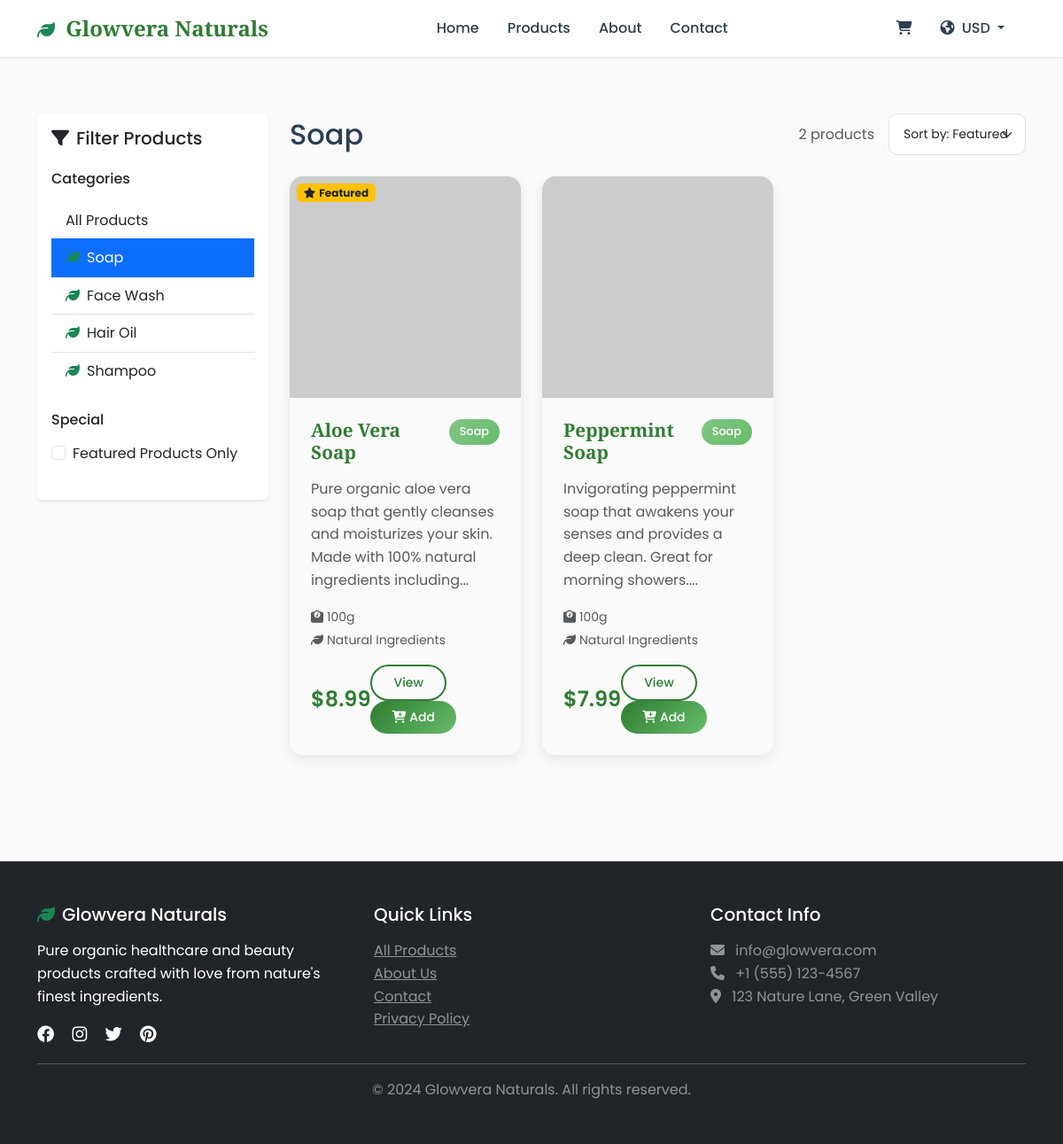
Before: /products?category=Soap with the older database file.
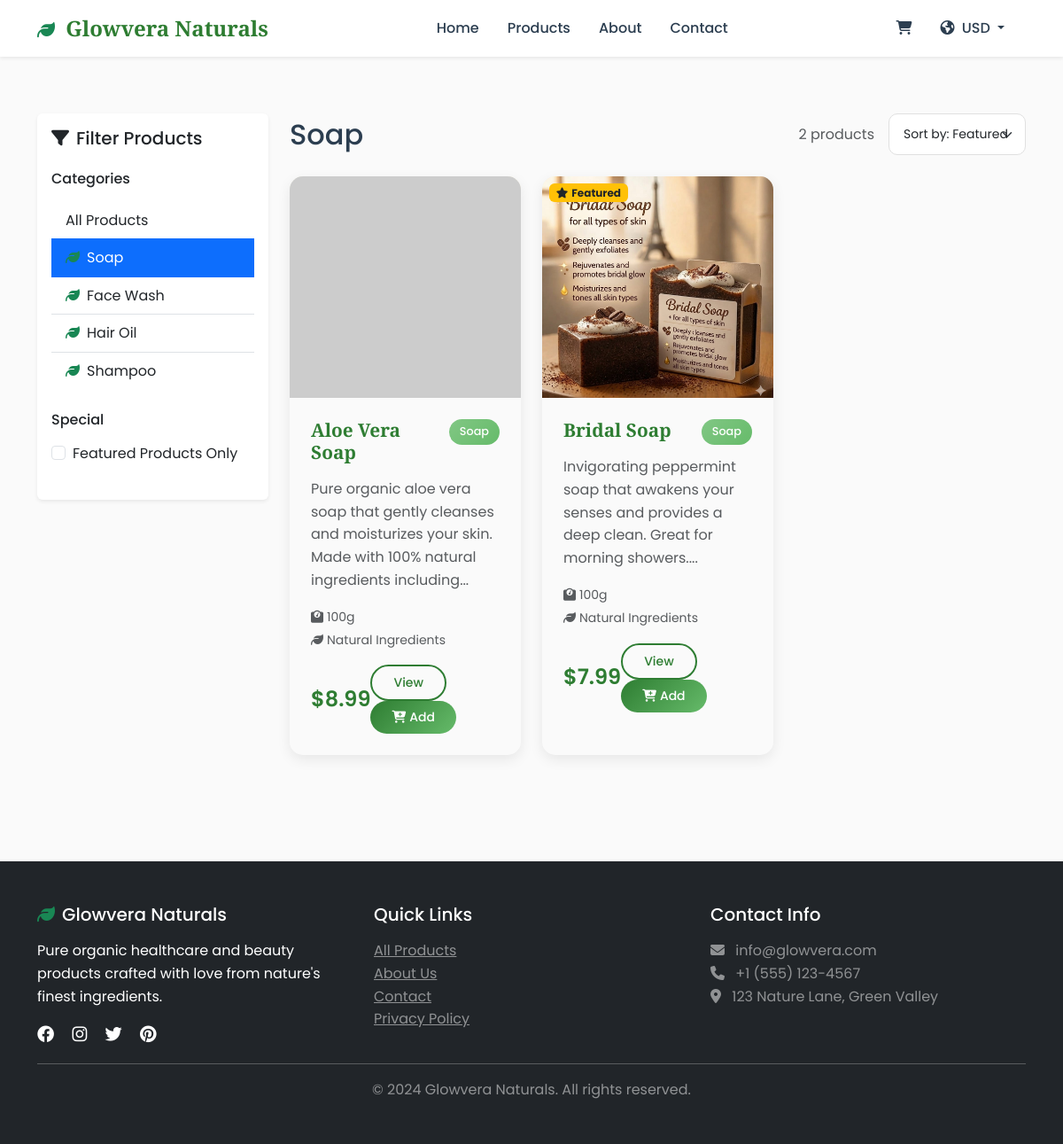
After: the same page with the newer database file.
### app.py (models this page shows)
class Product(db.Model):
    id = db.Column(db.Integer, primary_key=True)
    name = db.Column(db.String(100), nullable=False)
    description = db.Column(db.Text, nullable=False)
    price = db.Column(db.Float, nullable=False)
    image_url = db.Column(db.String(200))
    category = db.Column(db.String(50), nullable=False)
    stock_quantity = db.Column(db.Integer, default=0)
    ingredients = db.Column(db.Text)
    weight_grams = db.Column(db.Integer)
    is_featured = db.Column(db.Boolean, default=False)
    created_at = db.Column(db.DateTime, default=datetime.utcnow)

### app.py (the view)
@app.route('/products')
def products():
    category = request.args.get('category')
    if category:
        products = Product.query.filter_by(category=category).all()
    else:
        products = Product.query.all()
    categories = db.session.query(Product.category).distinct().all()
    categories = [cat[0] for cat in categories]
    return render_template('products.html', products=products, categories=categories, selected_category=category)

### app.py (called while the page is built)
@app.context_processor
def utility_processor():
    def format_price(price):
        if not price:
            price = 0
        currency_code = session.get('currency', 'USD')
        if currency_code not in CURRENCIES:
            currency_code = 'USD'
        rate = CURRENCIES[currency_code]['rate']
        symbol = CURRENCIES[currency_code]['symbol']
        converted_price = float(price) * rate
        if currency_code == 'PKR':
            return f"{symbol} {int(converted_price):,}"
        return f"{symbol}{converted_price:,.2f}"
    return dict(format_price=format_price, currencies=CURRENCIES, current_currency=session.get('currency', 'USD'))

### templates/products.html (shortened to what this page needs)
{% extends "base.html" %}
{% block content %}
<div class="container py-5">
    <div class="row">
        <div class="col-lg-3 mb-4">
            <div class="card border-0 shadow-sm">
                <div class="card-body">
                    <h5 class="card-title mb-4">
                        <i class="fas fa-filter me-2"></i>Filter Products
                    </h5>
                    <div class="mb-4">
                        <h6 class="mb-3">Categories</h6>
                        <div class="list-group list-group-flush">
                            <a href="{{ url_for('products') }}"
                               class="list-group-item list-group-item-action {% if not selected_category %}active{% endif %}">
                                All Products
                            </a>
                            {% for category in categories %}
                            <a href="{{ url_for('products', category=category) }}"
                               class="list-group-item list-group-item-action {% if selected_category == category %}active{% endif %}">
                                <i class="fas fa-leaf me-2 text-success"></i>{{ category }}
                            </a>
                            {% endfor %}
                        </div>
                    </div>
                    <div class="mb-4">
                        <h6 class="mb-3">Special</h6>
                        <div class="form-check">
                            <input class="form-check-input" type="checkbox" id="featured">
                            <label class="form-check-label" for="featured">
                                Featured Products Only
                            </label>
                        </div>
                    </div>
                </div>
            </div>
        </div>
        <div class="col-lg-9">
            <div class="d-flex justify-content-between align-items-center mb-4">
                <h2 class="mb-0">
                    {% if selected_category %}
                        {{ selected_category }}
                    {% else %}
                        All Products
                    {% endif %}
                </h2>
                <div class="d-flex align-items-center gap-3">
                    <span class="text-muted">{{ products|length }} products</span>
                    <select class="form-select form-select-sm" style="width: auto;">
                        <option>Sort by: Featured</option>
                    </select>
                </div>
            </div>
            {% if products %}
            <div class="row">
                {% for product in products %}
                <div class="col-lg-4 col-md-6 mb-4">
                    <div class="product-card h-100">
                        <div class="position-relative">
                            <img src="{{ product.image_url }}"
                                 alt="{{ product.name }}"
                                 class="product-image w-100"
                                 onerror="this.src='https://via.placeholder.com/300x300/E8F5E8/2E7D32?text=Image+Not+Available'">
                            {% if product.is_featured %}
                            <span class="position-absolute top-0 start-0 m-2 badge bg-warning text-dark">
                                <i class="fas fa-star me-1"></i>Featured
                            </span>
                            {% endif %}
                        </div>
                        <div class="card-body p-4">
                            <div class="d-flex justify-content-between align-items-start mb-2">
                                <h5 class="product-title">{{ product.name }}</h5>
                                <span class="category-badge">{{ product.category }}</span>
                            </div>
                            <p class="text-muted mb-3">{{ product.description[:120] }}...</p>
                            <div class="mb-3">
                                <small class="text-muted">
                                    <i class="fas fa-weight me-1"></i>{{ product.weight_grams }}g
                                    {% if product.ingredients %}
                                    <br><i class="fas fa-leaf me-1"></i>Natural Ingredients
                                    {% endif %}
                                </small>
                            </div>
                            <div class="d-flex justify-content-between align-items-center">
                                <div>
                                    <span class="product-price">{{ format_price(product.price) }}</span>
                                </div>
                                <div>
                                    <a href="{{ url_for('product_detail', product_id=product.id) }}"
                                       class="btn btn-outline-primary btn-sm me-2">View</a>
                                    <a href="{{ url_for('add_to_cart', product_id=product.id) }}"
                                       class="btn btn-primary btn-sm">
                                        <i class="fas fa-cart-plus me-1"></i>Add
                                    </a>
                                </div>
                            </div>
                        </div>
                    </div>
                </div>
                {% endfor %}
            </div>
            {% endif %}
        </div>
    </div>
</div>
{% endblock %}

### templates/base.html (shortened to what this page needs)
<!DOCTYPE html>
<html lang="en">
<head>
    <link href="https://cdn.jsdelivr.net/npm/bootstrap@5.3.0/dist/css/bootstrap.min.css" rel="stylesheet">
    <link href="https://cdnjs.cloudflare.com/ajax/libs/font-awesome/6.4.0/css/all.min.css" rel="stylesheet">
    <link href="{{ url_for('static', filename='css/style.css') }}" rel="stylesheet">
</head>
<body>
    <nav class="navbar navbar-expand-lg navbar-light bg-white shadow-sm sticky-top">
        <div class="container">
            <a class="navbar-brand fw-bold" href="{{ url_for('index') }}">
                <i class="fas fa-leaf text-success me-2"></i>
                <span class="brand-text">Glowvera Naturals</span>
            </a>
            <div class="collapse navbar-collapse" id="navbarNav">
                <ul class="navbar-nav mx-auto">
                    <li class="nav-item">
                        <a class="nav-link" href="{{ url_for('index') }}">Home</a>
                    </li>
                    <li class="nav-item">
                        <a class="nav-link" href="{{ url_for('products') }}">Products</a>
                    </li>
                    <li class="nav-item">
                        <a class="nav-link" href="#about">About</a>
                    </li>
                    <li class="nav-item">
                        <a class="nav-link" href="#contact">Contact</a>
                    </li>
                </ul>
                <ul class="navbar-nav">
                    <li class="nav-item">
                        <a class="nav-link position-relative" href="{{ url_for('cart') }}">
                            <i class="fas fa-shopping-cart"></i>
                        </a>
                    </li>
                    <li class="nav-item dropdown me-2">
                        <a class="nav-link dropdown-toggle" href="#" role="button" data-bs-toggle="dropdown">
                            <i class="fas fa-globe-americas me-1"></i> {{ current_currency }}
                        </a>
                    </li>
                </ul>
            </div>
        </div>
    </nav>
    {% block content %}{% endblock %}
    <footer class="bg-dark text-white py-5 mt-5">
        <div class="container">
            <div class="row">
                <div class="col-md-4">
                    <h5 class="mb-3"><i class="fas fa-leaf text-success me-2"></i>Glowvera Naturals</h5>
                    <p>Pure organic healthcare and beauty products crafted with love from nature's finest ingredients.</p>
                    <div class="social-links">
                        <a href="#" class="text-white me-3"><i class="fab fa-facebook"></i></a>
                        <a href="#" class="text-white me-3"><i class="fab fa-instagram"></i></a>
                        <a href="#" class="text-white me-3"><i class="fab fa-twitter"></i></a>
                        <a href="#" class="text-white"><i class="fab fa-pinterest"></i></a>
                    </div>
                </div>
                <div class="col-md-4">
                    <h5 class="mb-3">Quick Links</h5>
                    <ul class="list-unstyled">
                        <li><a href="{{ url_for('products') }}" class="text-white-50">All Products</a></li>
                        <li><a href="#" class="text-white-50">About Us</a></li>
                        <li><a href="#" class="text-white-50">Contact</a></li>
                        <li><a href="#" class="text-white-50">Privacy Policy</a></li>
                    </ul>
                </div>
                <div class="col-md-4">
                    <h5 class="mb-3">Contact Info</h5>
                    <p class="text-white-50">
                        <i class="fas fa-envelope me-2"></i> info@glowvera.com<br>
                        <i class="fas fa-phone me-2"></i> +1 (555) 123-4567<br>
                        <i class="fas fa-map-marker-alt me-2"></i> 123 Nature Lane, Green Valley
                    </p>
                </div>
            </div>
            <hr class="bg-white-50">
            <div class="text-center">
                <p class="mb-0 text-white-50">&copy; 2024 Glowvera Naturals. All rights reserved.</p>
            </div>
        </div>
    </footer>
</body>
</html>

### static/css/style.css (style rules this page uses)
:root { --primary-green: #2E7D32; --light-green: #66BB6A; --accent-green: #81C784; --pale-green: #E8F5E8; --warm-yellow: #FFD54F; --coral: #FF8A65; --sky-blue: #81D4FA; --earth-brown: #8D6E63; --cream: #FFF8E1; --text-dark: #2C3E50; --text-light: #5D6D7E; }
body { font-family: 'Poppins', sans-serif; color: var(--text-dark); line-height: 1.6; background-color: #FAFAFA; }
.brand-text { font-family: 'Playfair Display', serif; color: var(--primary-green); font-size: 1.5rem; }
.nav-link { color: var(--text-dark) !important; font-weight: 500; margin: 0 0.5rem; transition: color 0.3s ease; }
.btn-primary { background: linear-gradient(135deg, var(--primary-green), var(--light-green)); border: none; border-radius: 25px; padding: 0.5rem 1.5rem; font-weight: 500; transition: all 0.3s ease; }
.btn-outline-primary { border: 2px solid var(--primary-green); color: var(--primary-green); border-radius: 25px; padding: 0.5rem 1.5rem; font-weight: 500; transition: all 0.3s ease; }
.product-card { border: none; border-radius: 15px; overflow: hidden; transition: all 0.3s ease; box-shadow: 0 5px 15px rgba(0,0,0,0.08); height: 100%; }
.product-image { height: 250px; object-fit: cover; background: linear-gradient(45deg, var(--pale-green), var(--cream)); }
.product-title { font-family: 'Playfair Display', serif; font-size: 1.3rem; font-weight: 600; color: var(--primary-green); margin-bottom: 0.5rem; }
.product-price { font-size: 1.5rem; font-weight: 600; color: var(--primary-green); }
.category-badge { background: linear-gradient(135deg, var(--accent-green), var(--light-green)); color: white; padding: 0.25rem 0.75rem; border-radius: 20px; font-size: 0.8rem; font-weight: 500; }
.form-control, .form-select { border-radius: 10px; border: 1px solid #E0E0E0; padding: 0.75rem 1rem; transition: all 0.3s ease; }
.social-links a { font-size: 1.2rem; transition: color 0.3s ease; }

Changed rows visible on the page:
changed Product "Aloe Vera Soap": no longer shows "Featured"
changed Product: image_url: picture added in place of a placeholder; name "Peppermint Soap" → "Bridal Soap"; now shows "Featured"
